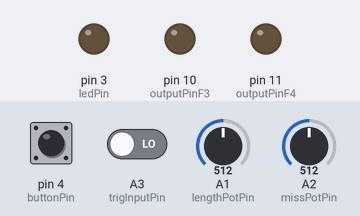
Bench run of a sketch on a simulated Arduino Nano, built with avr-gcc and run on an emulated ATmega328P. Shown: output pins drawn as LEDs (lit = HIGH). Inputs (shaded band) come from the test bench; at power-on: A3 (trigInputPin) LOW, pin 4 (buttonPin) HIGH, A1 (lengthPotPin) = 512, A2 (missPotPin) = 512. Random numbers use the default seed unless the sketch sets one.

Above: at 1.2 s.
1.3 s: A3 (trigInputPin) driven HIGH
Timing chart, 0 to 4.3 s (numbered marks = the images above; inputs shaded):
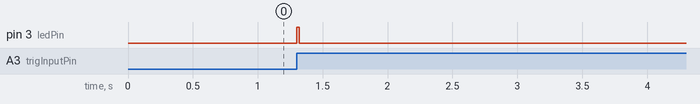

The sketch:

mod1-bernoulli.ino
```cpp
/*
  Enhanced Bernoulli Gate and Loop Sequencer with Glitch Bursts for Hagiwos Mod1 for Arduino Nano by Rob Heel.
  ------------------------------------------------------
  This code implements a Bernoulli gate function with an optional step sequence mode and Glitch Bursts.
  The mode is controlled by Pot2. Behavior:

  Pot1 : Bernoulli Gate on output F3/ F4. Pot 1 sets probability which output is used from trigger in on F1. F2 is CV in for pot1.

  Pot2 (A1) Modes:
  - Fully Counterclockwise (0-20%): Bernoulli Mode (random coin toss)
  - 20-40%: 4-Step Sequence
  - 40-60%: 8-Step Sequence
  - 60-80%: 16-Step Sequence
  - 80-100%: 32-Step Sequence

  Pot3 (A2) - Miss Probability and Glitch Burst:
  - Fully Counterclockwise: No missed triggers, no glitch bursts
  - Turn Clockwise: Up to 35% of triggers are missed. Linear behavior 0-35%.
  - 80-100%: Glitch Bursts introduced (random rapid trigger bursts)

  The sequence can be regenerated by pressing the button.

  Pin Configuration:
  ------------------
  Potentiometer 1 (Probability) - A0
  Potentiometer 2 (Mode/Length) - A1
  Potentiometer 3 (Miss Probability/Glitch) - A2
  Trigger Input                 - A3 (F1)
  CV Input (0-5V)               - A4 (F2)
  Output 1 (F3)                 - D10
  Output 2 (F4)                 - D11
  LED                           - D3
  Button                        - D4
*/

const int trigInputPin = A3;   // Trigger Input Pin
const int cvInputPin = A4;     // CV Input Pin (F2)
const int potPin = A0;         // Potentiometer 1 (Probability) - Input Pin
const int lengthPotPin = A1;   // Potentiometer 2 (Sequence Length/Mode) - Input Pin
const int missPotPin = A2;     // Potentiometer 3 (Miss Probability/Glitch) - Input Pin
const int outputPinF3 = 10;    // Output Pin F3
const int outputPinF4 = 11;    // Output Pin F4
const int ledPin = 3;          // LED Pin
const int buttonPin = 4;       // Button Pin to trigger sequence generation
const unsigned long pulseDuration = 20;  // Pulse Duration for LED and Output High

int probability = 512;          // Probability value based on Pot 1
int combinedProbability = 512; // Combined probability with CV input
int cvValue = 0;               // CV input value
bool trigState = LOW;          // Current state of trigger input
bool lastTrigState = LOW;      // Last state of trigger input (to detect rising edge)
unsigned long pulseStartTime = 0;   // Time when the pulse starts
bool pulseActive = false;      // Flag for pulse activation
int outputPin = outputPinF3;  // Default output pin (F3)

int sequenceLength = 0;        // Length of the sequence (based on Pot2)
int sequenceStep = 0;          // Current step in the sequence
int sequence[32];              // Array to store the sequence of outputs
bool inSequenceMode = false;   // Flag for sequence mode

unsigned long lastTriggerTime = 0; // Last time a trigger event occurred

// Function to generate a new sequence based on Pot2 (length) and Pot1 (probability)
void generateSequence(int length) {
  for (int i = 0; i < length; i++) {
    int coinToss = random(0, 1023);
    // Based on coin toss, decide if F3 or F4 will be used for this sequence step
    if (coinToss < combinedProbability) {
      sequence[i] = outputPinF3;
    } else {
      sequence[i] = outputPinF4;
    }
  }
}

// Setup function to initialize all pins and random seed
void setup() {
  pinMode(trigInputPin, INPUT);      // Trigger input pin
  pinMode(cvInputPin, INPUT);        // CV input pin (F2)
  pinMode(potPin, INPUT);            // Potentiometer 1 (Probability)
  pinMode(lengthPotPin, INPUT);      // Potentiometer 2 (Sequence Length/Mode)
  pinMode(missPotPin, INPUT);        // Potentiometer 3 (Miss Probability/Glitch)
  pinMode(outputPinF3, OUTPUT);      // Output pin F3
  pinMode(outputPinF4, OUTPUT);      // Output pin F4
  pinMode(ledPin, OUTPUT);           // LED output pin
  pinMode(buttonPin, INPUT_PULLUP);  // Button pin with pull-up resistor

  randomSeed(analogRead(A7));  // Initialize random seed from unused pin A7
  digitalWrite(ledPin, LOW);   // Ensure LED starts off
}

// Function to generate a glitch burst on the outputs
// A glitch burst is a rapid series of outputs (F3 and F4) with random delays
void glitchBurst(unsigned long interval) {
  int burstLength = random(3, 10);
  unsigned long burstDelay = interval / random(2, 5); // Fraction of the trigger interval
  for (int i = 0; i < burstLength; i++) {
    // Choose between F3 and F4 based on the probability (Pot 1)
    int coinToss = random(0, 1023); // Coin toss based on Pot 1 probability
    int output = (coinToss < combinedProbability) ? outputPinF4 : outputPinF3;

    digitalWrite(output, HIGH);
    delay(burstDelay);
    digitalWrite(output, LOW);
    delay(burstDelay);
  }
}


// Main loop function
void loop() {
  trigState = digitalRead(trigInputPin);  // Read the trigger input

  // Determine sequence length and mode based on Pot2 (lengthPotPin)
  int lengthValue = analogRead(lengthPotPin);
  if (lengthValue < 200) {
    sequenceLength = 0;
    inSequenceMode = false;
  } else if (lengthValue < 400) {
    sequenceLength = 4;
    inSequenceMode = true;
  } else if (lengthValue < 600) {
    sequenceLength = 8;
    inSequenceMode = true;
  } else if (lengthValue < 800) {
    sequenceLength = 16;
    inSequenceMode = true;
  } else {
    sequenceLength = 32;
    inSequenceMode = true;
  }

  // Generate sequence when the button is pressed
  if (digitalRead(buttonPin) == LOW) {
    generateSequence(sequenceLength);
    sequenceStep = 0;
  }

  // Check for rising edge of trigger (i.e., when trigger goes from LOW to HIGH)
  if (trigState == HIGH && lastTrigState == LOW) {
    unsigned long currentTime = millis();
    unsigned long interval = currentTime - lastTriggerTime;  // Time since last trigger
    lastTriggerTime = currentTime;  // Update last trigger time

    // Read Pot1 (Probability) and adjust based on CV input (F2)
    probability = analogRead(potPin);
    if (inSequenceMode) {
      probability = 1023 - probability;  // Reverse probability for sequence mode
    }
    cvValue = analogRead(cvInputPin);
    combinedProbability = constrain(probability + cvValue, 0, 1023);  // Combine values

    // Miss Probability: Read Pot3 (missPotPin) to determine chance of missing trigger
    int missProbability = map(analogRead(missPotPin), 0, 1023, 0, 350);
    if (random(0, 1000) < missProbability) {
      lastTrigState = trigState;
      return;  // Skip if trigger is missed
    }

    // Glitch Burst Probability: Determine chance of a glitch burst occurring
    int glitchThreshold = map(analogRead(missPotPin), 820, 1023, 0, 20);
    if (random(0, 100) < glitchThreshold) {
      glitchBurst(interval);  // Call glitchBurst function to create random glitch bursts
    }

    // Handle sequence mode or Bernoulli mode
    int coinToss;
    if (inSequenceMode) {
      coinToss = random(0, 1023);
      outputPin = sequence[sequenceStep];  // Use pre-generated sequence
      sequenceStep = (sequenceStep + 1) % sequenceLength;  // Move to next step in sequence
    } else {
      coinToss = random(0, 1023);
      outputPin = (coinToss < combinedProbability) ? outputPinF4 : outputPinF3;
    }

    // Activate output and LED
    digitalWrite(outputPin, HIGH);
    digitalWrite(ledPin, HIGH);
    pulseStartTime = millis();
    pulseActive = true;
  }

  // Manage pulse duration: Turn off outputs and LED after pulseDuration
  if (pulseActive && millis() - pulseStartTime >= pulseDuration) {
    digitalWrite(outputPin, LOW);
    digitalWrite(ledPin, LOW);
    pulseActive = false;
  }

  lastTrigState = trigState;  // Update last trigger state for next loop iteration
}
```

Measured:
- after the input at 1.3 s, pin 3 (ledPin): LOW → HIGH at once, → LOW 0.02 s later
